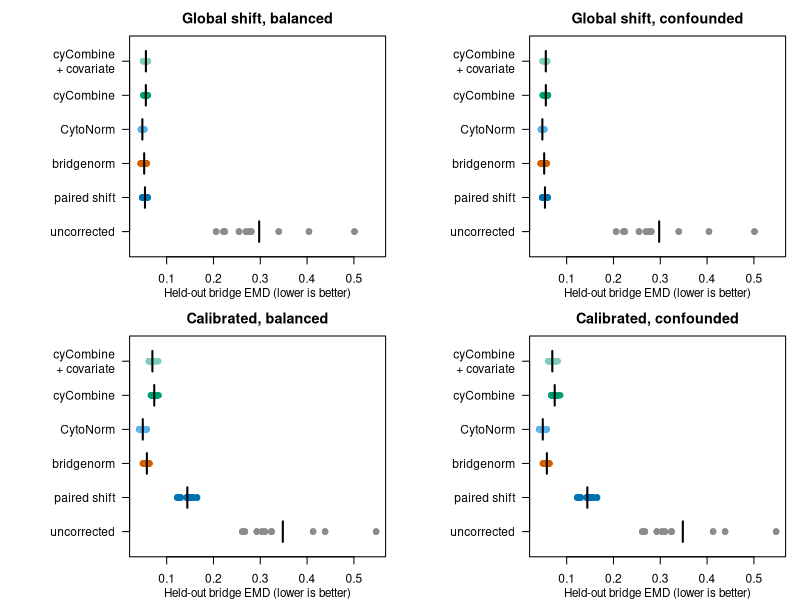
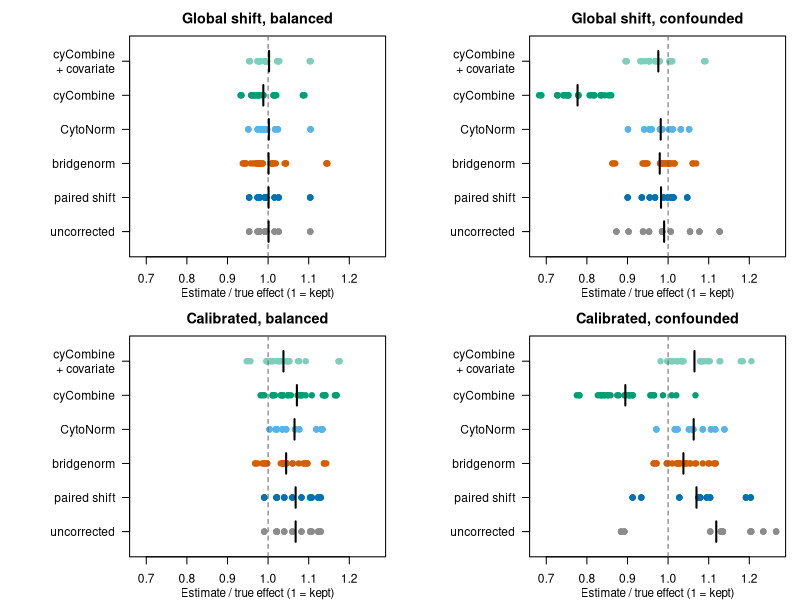
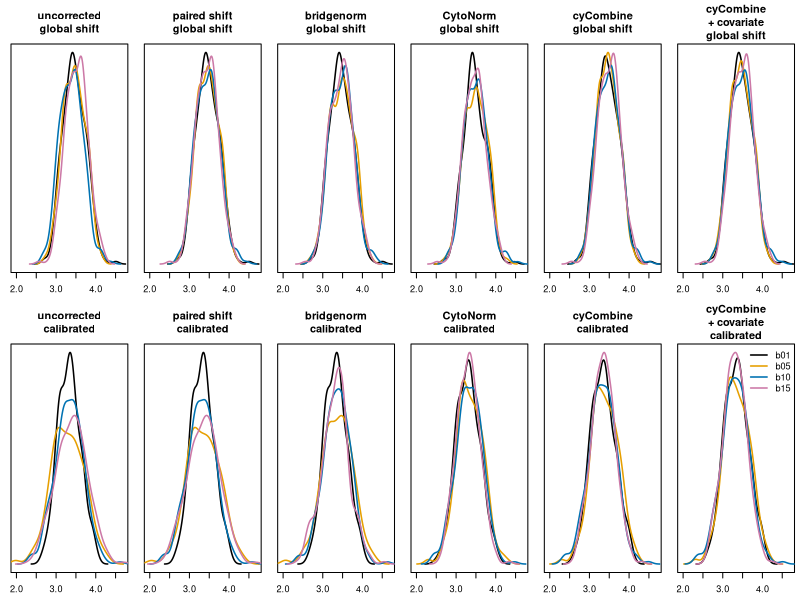
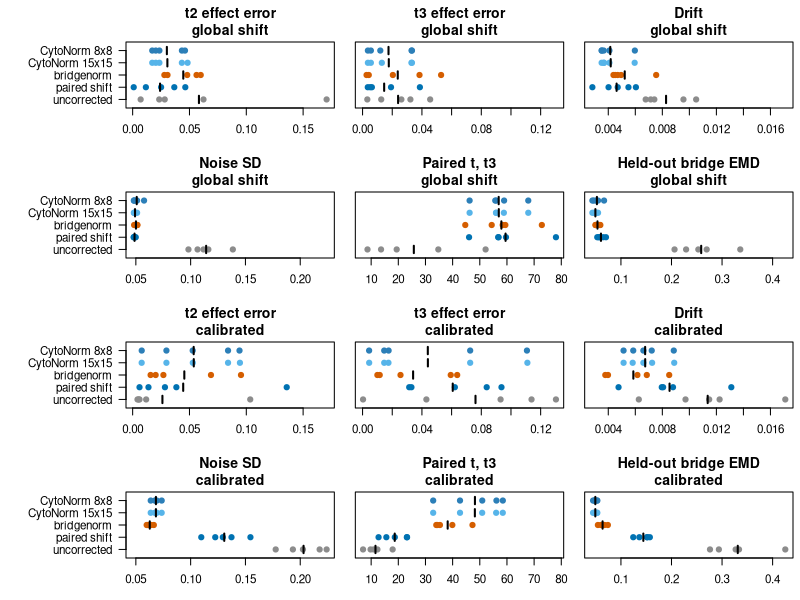

Here is the R script that generated these plots, in order:
## ---- chunk 1
knitr::opts_chunk$set(collapse = TRUE, comment = "#>", echo = FALSE, fig.width = 7, fig.height = 5)
scores <- read.csv("compare-data/scores.csv")
densities <- read.csv("compare-data/densities.csv")
settings <- read.csv("compare-data/settings.csv")
methods <- c("uncorrected", "paired", "bridgenorm", "CytoNorm", "cyCombine", "cyCombine_covar")
labels <- c(
  uncorrected = "uncorrected", paired = "paired shift", bridgenorm = "bridgenorm", CytoNorm = "CytoNorm",
  cyCombine = "cyCombine", cyCombine_covar = "cyCombine\n+ covariate"
)
colours <- c(
  uncorrected = "grey55", paired = "#0072B2", bridgenorm = "#D55E00", CytoNorm = "#56B4E9",
  cyCombine = "#009E73", cyCombine_covar = "#7FCDBB"
)
scenarios <- expand.grid(
  design = c("balanced", "confounded"), batch_effect = c("global", "calibrated"),
  stringsAsFactors = FALSE
)[, 2:1]
scenario_title <- function(be, de) paste0(if (be == "global") "Global shift" else "Calibrated", ", ", de)
scores$ratio <- scores$effect / scores$effect_true
pick <- function(value, be, de, m) {
  scores[[value]][scores$batch_effect == be & scores$design == de & scores$method == m]
}
mean_of <- function(value, be, de, m) sprintf("%.3f", mean(pick(value, be, de, m)))
range_of <- function(value, be, de, m) paste(sprintf("%.2f", range(pick(value, be, de, m))), collapse = " to ")
setting <- function(name) settings$value[settings$setting == name]
dot_panels <- function(value, xlab, reference = NULL) {
  op <- par(mfrow = c(2, 2), mar = c(3, 9, 2.5, 1), cex = 0.72)
  lim <- range(c(reference, scores[[value]]))
  for (i in seq_len(nrow(scenarios))) {
    be <- scenarios$batch_effect[i]
    de <- scenarios$design[i]
    d <- scores[scores$batch_effect == be & scores$design == de, ]
    plot(d[[value]], match(d$method, methods), xlim = lim, ylim = c(0.5, length(methods) + 0.5), yaxt = "n",
      pch = 19, col = colours[d$method], xlab = "", ylab = "", main = scenario_title(be, de))
    if (!is.null(reference)) abline(v = reference, lty = 2, col = "grey40")
    axis(2, at = seq_along(methods), labels = labels[methods], las = 1)
    means <- tapply(d[[value]], factor(d$method, levels = methods), mean)
    segments(means, seq_along(methods) - 0.3, means, seq_along(methods) + 0.3, lwd = 2)
    mtext(xlab, side = 1, line = 2, cex = 0.7)
  }
  par(op)
}
## ---- chunk 2
knitr::kable(settings, col.names = c("Setting", "Value"))
## ---- chunk 3
dot_panels("heldout_emd", "Held-out bridge EMD (lower is better)")
## ---- chunk 4
dot_panels("ratio", "Estimate / true effect (1 = kept)", reference = 1)
## ---- chunk 5
batch_colours <- c(b01 = "black", b05 = "#E69F00", b10 = "#0072B2", b15 = "#CC79A7")
op <- par(mfrow = c(2, 6), mar = c(2.5, 1, 4, 0.5), cex = 0.55)
x_range <- range(densities$value[densities$design == "balanced"])
for (be in c("global", "calibrated")) {
  for (m in methods) {
    d <- densities[densities$batch_effect == be & densities$design == "balanced" & densities$method == m, ]
    dens <- lapply(split(d$value, d$batch), density)
    plot(NULL, xlim = x_range, ylim = c(0, max(sapply(dens, function(x) max(x$y)))),
      main = paste0(labels[[m]], "\n", if (be == "global") "global shift" else "calibrated"), xlab = "",
      ylab = "", yaxt = "n")
    for (b in names(dens)) lines(dens[[b]], col = batch_colours[[b]], lwd = 1.5)
  }
}
legend("topright", legend = names(batch_colours), col = batch_colours, lwd = 1.5, bty = "n")
par(op)
## ---- chunk 6
lg <- read.csv("compare-data/longitudinal.csv")
lg$miss_t2 <- abs(1 - lg$ratio_t2)
lg$miss_t3 <- abs(1 - lg$ratio_t3)
lg_methods <- c("uncorrected", "paired", "bridgenorm", "CytoNorm_default", "CytoNorm_8x8")
lg_labels <- c(
  uncorrected = "uncorrected", paired = "paired shift", bridgenorm = "bridgenorm",
  CytoNorm_default = "CytoNorm 15x15", CytoNorm_8x8 = "CytoNorm 8x8"
)
lg_colours <- c(colours[c("uncorrected", "paired", "bridgenorm")], CytoNorm_default = "#56B4E9", CytoNorm_8x8 = "#2C7FB8")
lg_metrics <- c(
  miss_t2 = "t2 effect error", miss_t3 = "t3 effect error", null_drift = "Drift",
  noise_sd = "Noise SD", t_t3 = "Paired t, t3", heldout_emd = "Held-out bridge EMD"
)
lg_mean <- function(value, be, m) sprintf("%.3f", mean(lg[[value]][lg$batch_effect == be & lg$method == m]))
lg_t <- function(be, m) sprintf("%.0f", mean(lg$t_t3[lg$batch_effect == be & lg$method == m]))
# Win rule: a method wins a metric only when it is better at every seed; it loses when worse at every seed.
lg_calls <- do.call(rbind, lapply(c("global", "calibrated"), function(be) {
  do.call(rbind, lapply(c("CytoNorm_default", "CytoNorm_8x8"), function(cm) {
    do.call(rbind, lapply(names(lg_metrics), function(mt) {
      b <- lg[lg$batch_effect == be & lg$method == "bridgenorm", ]
      o <- lg[lg$batch_effect == be & lg$method == cm, ]
      o <- o[match(b$seed, o$seed), ]
      better <- if (mt == "t_t3") b[[mt]] > o[[mt]] else b[[mt]] < o[[mt]]
      data.frame(batch_effect = be, competitor = cm, metric = mt,
        call = if (all(better)) "win" else if (!any(better)) "loss" else "tie")
    }))
  }))
}))
n_call <- function(x) sum(lg_calls$call == x)
## ---- chunk 7
op <- par(mfrow = c(4, 3), mar = c(3, 1, 3, 0.5), oma = c(0, 8, 0, 0), cex = 0.7)
for (be in c("global", "calibrated")) {
  for (mt in names(lg_metrics)) {
    d <- lg[lg$batch_effect == be & lg$method %in% lg_methods, ]
    plot(d[[mt]], match(d$method, lg_methods), xlim = range(lg[lg$method %in% lg_methods, mt]),
      ylim = c(0.5, length(lg_methods) + 0.5), yaxt = "n", pch = 19, col = lg_colours[d$method], xlab = "",
      ylab = "", main = paste0(lg_metrics[[mt]], "\n", if (be == "global") "global shift" else "calibrated"))
    means <- tapply(d[[mt]], factor(d$method, levels = lg_methods), mean)
    segments(means, seq_along(lg_methods) - 0.3, means, seq_along(lg_methods) + 0.3, lwd = 2)
    if (mt %in% names(lg_metrics)[c(1, 4)]) axis(2, at = seq_along(lg_methods), labels = lg_labels[lg_methods], las = 1)
  }
}
par(op)
